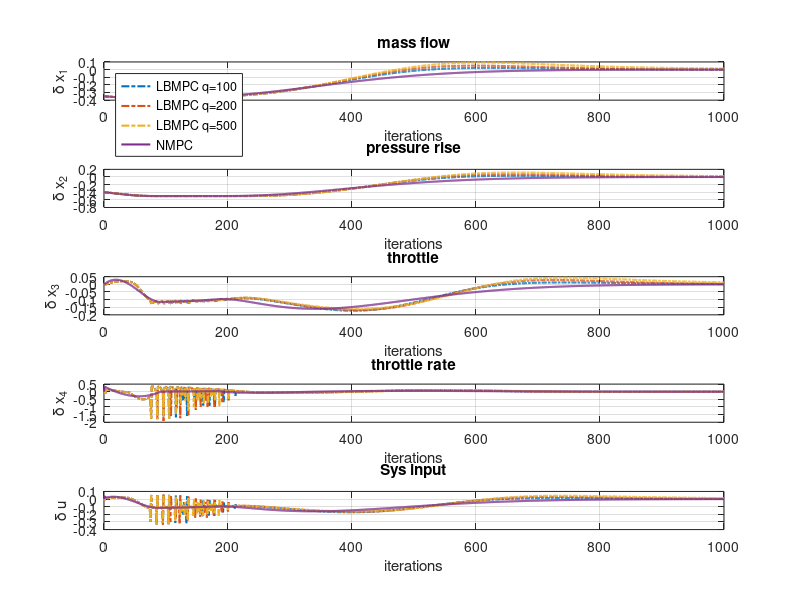

Here is the MATLAB script that generated this plot:
%% Load data
close all;
addpath('./data/');

LBMPC100_q100=load('LBMPC_N100_sys.mat');
LBMPC100_q200=load('LBMPC_N100_sys_q200.mat');
LBMPC100_q500=load('LBMPC_N100_sys_q500.mat');
NMPC100=load('NMPC_N100_sys.mat');
%% Plot
iterations=size(NMPC100.sysHistory,2)-1;
figure;
subplot(5,1,1);
plot(0:iterations,LBMPC100_q100.sysHistory(1,:),'Linewidth',1.5,'LineStyle','-.'); hold on;
plot(0:iterations,LBMPC100_q200.sysHistory(1,:),'Linewidth',1.5,'LineStyle','-.'); hold on;
plot(0:iterations,LBMPC100_q500.sysHistory(1,:),'Linewidth',1.5,'LineStyle','-.'); hold on;
plot(0:iterations,NMPC100.sysHistory(1,:),'Linewidth',1.5,'LineStyle','-');
grid on;
xlabel('iterations');
ylabel('\delta x_1');
title('mass flow');
legend({'LBMPC q=100', 'LBMPC q=200', 'LBMPC q=500', 'NMPC'},'Location','northwest')

subplot(5,1,2);
plot(0:iterations,LBMPC100_q100.sysHistory(2,:),'Linewidth',1.5,'LineStyle','-.'); hold on;
plot(0:iterations,LBMPC100_q200.sysHistory(2,:),'Linewidth',1.5,'LineStyle','-.'); hold on;
plot(0:iterations,LBMPC100_q500.sysHistory(2,:),'Linewidth',1.5,'LineStyle','-.'); hold on;
plot(0:iterations,NMPC100.sysHistory(2,:),'Linewidth',1.5,'LineStyle','-');
grid on;
xlabel('iterations');
ylabel('\delta x_2');
title('pressure rise');

subplot(5,1,3);
plot(0:iterations,LBMPC100_q100.sysHistory(3,:),'Linewidth',1.5,'LineStyle','-.'); hold on;
plot(0:iterations,LBMPC100_q200.sysHistory(3,:),'Linewidth',1.5,'LineStyle','-.'); hold on;
plot(0:iterations,LBMPC100_q500.sysHistory(3,:),'Linewidth',1.5,'LineStyle','-.'); hold on;
plot(0:iterations,NMPC100.sysHistory(3,:),'Linewidth',1.5,'LineStyle','-');
grid on;
xlabel('iterations');
ylabel('\delta x_3');
title('throttle');

subplot(5,1,4);
plot(0:iterations,LBMPC100_q100.sysHistory(4,:),'Linewidth',1.5,'LineStyle','-.'); hold on;
plot(0:iterations,LBMPC100_q200.sysHistory(4,:),'Linewidth',1.5,'LineStyle','-.'); hold on;
plot(0:iterations,LBMPC100_q500.sysHistory(4,:),'Linewidth',1.5,'LineStyle','-.'); hold on;
plot(0:iterations,NMPC100.sysHistory(4,:),'Linewidth',1.5,'LineStyle','-');
grid on;
xlabel('iterations');
ylabel('\delta x_4');
title('throttle rate');

subplot(5,1,5);
plot(0:iterations,LBMPC100_q100.sysHistory(5,:),'Linewidth',1.5,'LineStyle','-.'); hold on;
plot(0:iterations,LBMPC100_q200.sysHistory(5,:),'Linewidth',1.5,'LineStyle','-.'); hold on;
plot(0:iterations,LBMPC100_q500.sysHistory(5,:),'Linewidth',1.5,'LineStyle','-.'); hold on;
plot(0:iterations,NMPC100.sysHistory(5,:),'Linewidth',1.5,'LineStyle','-');
grid on;
xlabel('iterations');
ylabel('\delta u');
title('Sys input');

